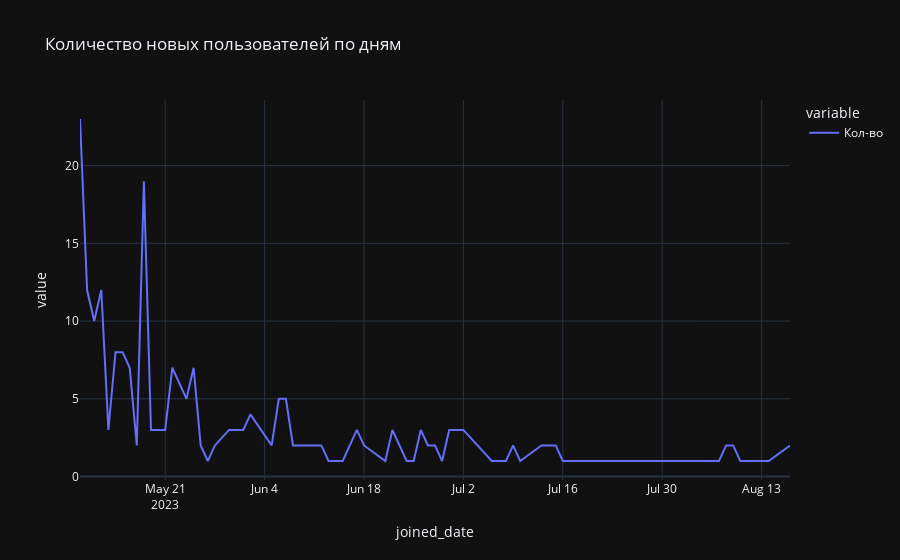

This figure's notebook cell:
### Code cell
px.line(joined_by_date, title='Количество новых пользователей по дням')

### Figure 1 — Plotly figure (JSON) as saved in the notebook; plotly's stock layout.template omitted (floating-point values rounded to 4 significant figures)
{"data": [{"hovertemplate": "variable=Кол-во<br>joined_date=%{x}<br>value=%{y}<extra></extra>", "legendgroup": "Кол-во", "line": {"color": "#636efa", "dash": "solid"}, "marker": {"symbol": "circle"}, "mode": "lines", "name": "Кол-во", "orientation": "v", "showlegend": true, "x": ["2023-05-09", "2023-05-10", "2023-05-11", "2023-05-12", "2023-05-13", "2023-05-14", "2023-05-15", "2023-05-16", "2023-05-17", "2023-05-18", "2023-05-19", "2023-05-20", "2023-05-21", "2023-05-22", "2023-05-23", "2023-05-24", "2023-05-25", "2023-05-26", "2023-05-27", "2023-05-28", "2023-05-30", "2023-06-01", "2023-06-02", "2023-06-05", "2023-06-06", "2023-06-07", "2023-06-08", "2023-06-11", "2023-06-12", "2023-06-13", "2023-06-14", "2023-06-15", "2023-06-16", "2023-06-17", "2023-06-18", "2023-06-21", "2023-06-22", "2023-06-23", "2023-06-24", "2023-06-25", "2023-06-26", "2023-06-27", "2023-06-28", "2023-06-29", "2023-06-30", "2023-07-02", "2023-07-06", "2023-07-08", "2023-07-09", "2023-07-10", "2023-07-13", "2023-07-15", "2023-07-16", "2023-07-21", "2023-07-31", "2023-08-02", "2023-08-03", "2023-08-06", "2023-08-07", "2023-08-08", "2023-08-09", "2023-08-10", "2023-08-11", "2023-08-14", "2023-08-17"], "xaxis": "x", "y": [23, 12, 10, 12, 3, 8, 8, 7, 2, 19, 3, 3, 3, 7, 6, 5, 7, 2, 1, 2, 3, 3, 4, 2, 5, 5, 2, 2, 2, 1, 1, 1, 2, 3, 2, 1, 3, 2, 1, 1, 3, 2, 2, 1, 3, 3, 1, 1, 2, 1, 2, 2, 1, 1, 1, 1, 1, 1, 1, 2, 2, 1, 1, 1, 2], "yaxis": "y", "type": "scatter"}], "layout": {"xaxis": {"anchor": "y", "domain": [0.0, 1.0], "title": {"text": "joined_date"}}, "yaxis": {"anchor": "x", "domain": [0.0, 1.0], "title": {"text": "value"}}, "legend": {"title": {"text": "variable"}, "tracegroupgap": 0}, "title": {"text": "Количество новых пользователей по дням"}}}
